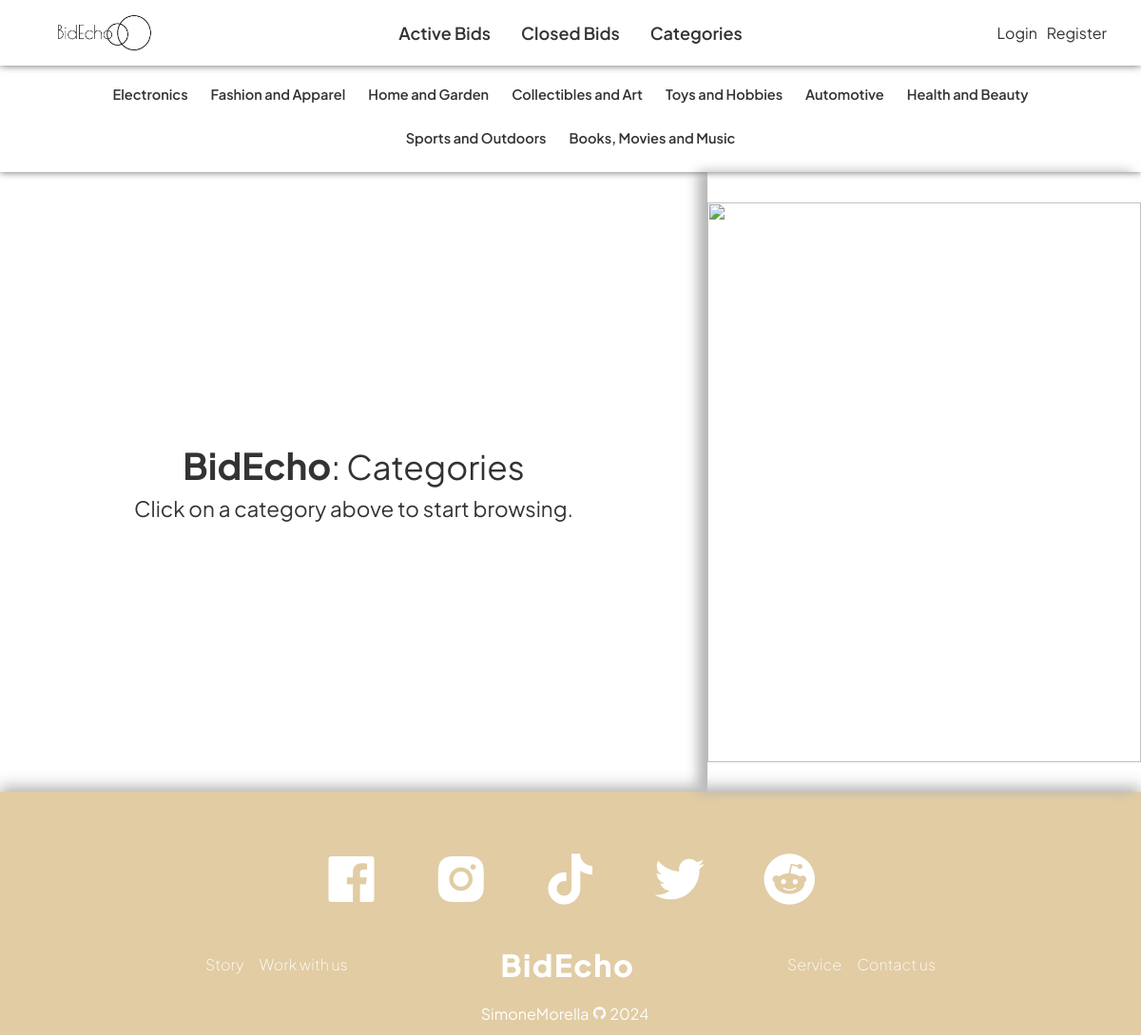
The page /categories on the database its author committed.
### auctions/models.py (models this page shows, shortened)
class Categories(models.Model):
    category = models.CharField(max_length = 64)

### auctions/views.py (the view)
# urls.py: path("categories", views.show_categories, name="show_categories"),
def show_categories(request):
    categories = Categories.objects.all()
    return render(request, "auctions/categories.html", {
        "categories": categories,
    })

### auctions/templates/auctions/categories.html (shortened to what this page needs)
{% extends "auctions/layout.html" %}
{% load static %}
{% block body %}
    <section class="category-page">
        <div class="category-list">
            {% for category in categories %}
            <div class="category-btn">
                {{category.category}}
            </div>
            {% endfor %}
        </div>
        <div class="category-showcase">
            <div class="category-title">
                <div class="cat-title-text">
                    <span>BidEcho</span>: <span class="category-name">Categories</span>
                </div>
                <div class="category-text">
                    Click on a category above to start browsing.
                </div>
            </div>
            <div class="category-img">
                <img src="{% static 'auctions/category/category-general.png' %}" alt="">
            </div>
        </div>
    </section>
{% endblock %}

### auctions/templates/auctions/layout.html (shortened to what this page needs)
{% load static %}
<!DOCTYPE html>
<html lang="en">
    <head>
        <link rel="stylesheet" href="https://stackpath.bootstrapcdn.com/bootstrap/4.4.1/css/bootstrap.min.css">
        <link href="{% static 'auctions/styles.css' %}" rel="stylesheet">
        <link href='https://unpkg.com/boxicons@2.1.4/css/boxicons.min.css' rel='stylesheet'>
        <link rel="stylesheet" href="https://use.fontawesome.com/releases/v5.12.0/css/all.css">
    </head>
    <body>
        <div class="total-navbar">
            <div class="navbar">
                <div class="logo">
                    <a href="{% url 'index' %}"><img src="{% static 'auctions/bidechologo.png' %}" alt="bidechologo" id="logoimg"></a>
                </div>
                <div class="nav-items-central">
                    <a class="nav-link" href="{% url 'index' %}#active">Active Bids</a>
                    <a href="{% url 'close_listing' %}" class="nav-link">Closed Bids</a>
                    <a href="{% url 'show_categories' %}" class="nav-link">Categories</a>
                </div>
                <div class="rightnavbar">
                    <div class="nav-logs">
                        {% if user.is_authenticated %}
                            <a class="nav-link" href="{% url 'listingCreation' %}"><i class='bx bx-plus-circle'></i></a>
                            <a class="nav-link" href="{% url 'watchlist' %}"><i class='bx bx-heart'></i></a>
                            <a class="nav-link" href="{% url 'logout' %}"><i class='bx bx-log-out' ></i></a>
                    {% else %}
                            <a class="login-link" href="{% url 'login' %}">Login</a>
                            <a class="register-link" href="{% url 'register' %}">Register</a>
                    {% endif %}
                    </div>
                </div>
            </div>
        </div>
        {% block body %}
        {% endblock %}
        <footer>
            <div class="social-media-icons">
                <a href="#"><i class='bx bxl-facebook-square' id="fb"></i></a>
                <a href="#"><i class='bx bxl-instagram-alt' id="ig"></i></a>
                <a href="#"><i class='bx bxl-tiktok' id="tiktok"></i></a>
                <a href="#"><i class='bx bxl-twitter' id="twitter"></i></a>
                <a href="#"><i class='bx bxl-reddit' id="reddit"></i></a>
            </div>
            <div class="below-footer">
                <div class="footer-nav">
                    <div class="left-footer-nav">
                        <a href="">Story</a>
                        <a href="">Work with us</a>
                    </div>
                    <div class="central-footer-nav">
                        <a href="">BidEcho</a>
                    </div>
                    <div class="right-footer-nav">
                        <a href="">Service</a>
                        <a href="">Contact us</a>
                    </div>
                </div>
                <div class="copyright">
                    SimoneMorella
                    <a href="https://github.com/SimoneMorella"><i class='bx bxl-github' id="gitico"></i></a>
                </div>
            </div>
        </footer>
    </body>
</html>

### rows shown on the page
Categories: category "Electronics"
Categories: category "Fashion and Apparel"
Categories: category "Home and Garden"
Categories: category "Collectibles and Art"
Categories: category "Toys and Hobbies"
Categories: category "Automotive"
Categories: category "Health and Beauty"
Categories: category "Sports and Outdoors"
Categories: category "Books, Movies and Music"
